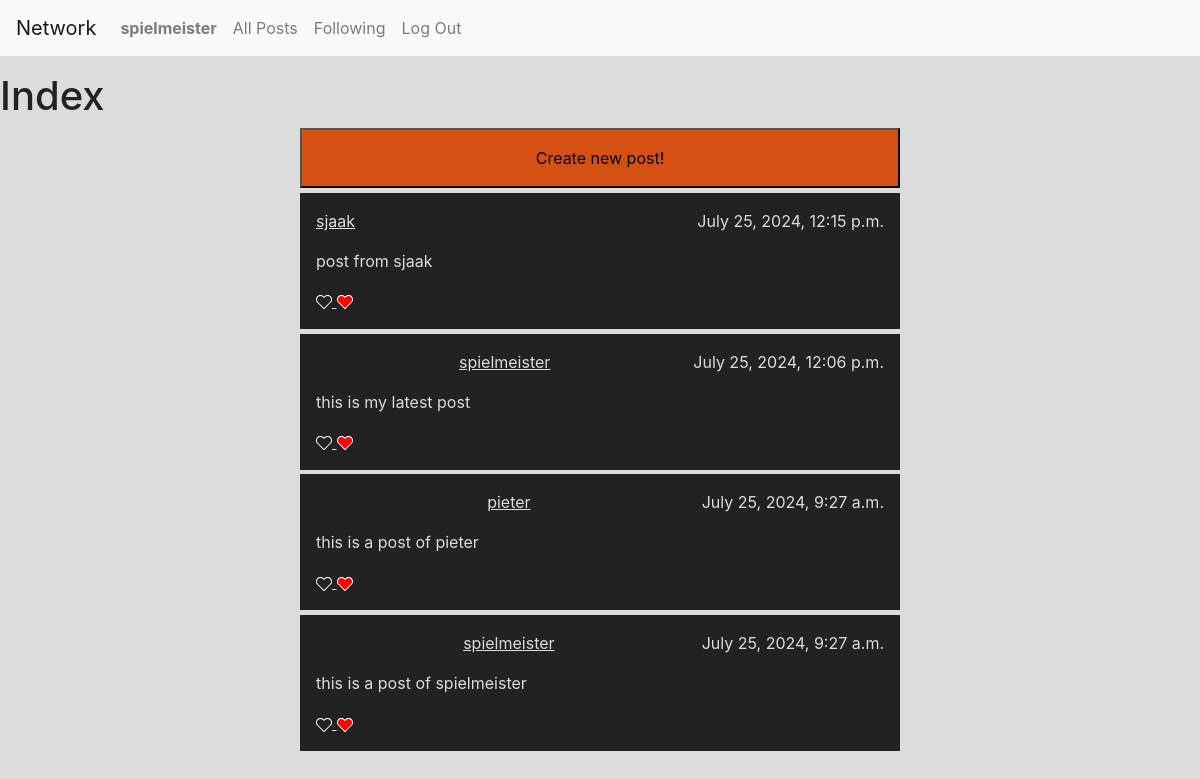
/ (signed in), run on the app's committed database.
### network/models.py (models this page shows)
class User(AbstractUser):
    pass

class Post(models.Model):
    user = models.ForeignKey(User, on_delete=models.CASCADE)
    content = models.CharField(max_length=9999)
    timestamp = models.DateTimeField(default=timezone.now())

### network/views.py (the view, shortened to what this page needs)
# urls.py: path("", views.index, name="index"),
def index(request):
    result = Post.objects.all().order_by("-timestamp")
    p = Paginator(result, 10)
    try:
        page = int(request.GET.get("page", 1))
        if page == "" or page < 1:
            page = 1
        elif page > p.num_pages:
            page = p.num_pages
    except:
        page = 1
    posts = p.page(page).object_list
    next = False
    previous = False
    if page > 1:
        previous = page - 1
    if page < p.num_pages:
        next = page + 1
    return render(request, "network/index.html",{
        "posts":posts,
        "next": next,
        "previous": previous,
        "title": "Index",
        })

### network/templates/network/index.html (shortened to what this page needs)
{% extends "network/layout.html" %}
{% load static %}
{% block body %}
<h1>{{ title }}</h1>
<div id="post-list">
    {% if user.is_authenticated %}
    <button class="modal-show-button">Create new post!</button>
    {% endif %}
    {% for post in posts %}
    <div class="post">
        <div class="post-top">
            <p class="post-user"><a href="{% url 'profile' post.user.id%}">{{ post.user }}</a></p>
            <p class="post-timestamp">{{ post.timestamp }}</p>
        </div>
        <div class="post-body">
            <p>{{ post.content }}</p>
        </div>
        <div class="post-bottom">
            <a href="{% url 'like' post.id %}">
        </div>
    </div>
    {% endfor %}
</div>
{% endblock %}

### network/templates/network/layout.html (shortened to what this page needs)
{% load static %}
<!DOCTYPE html>
<html lang="en">
<head>
    <link rel="stylesheet" href="https://stackpath.bootstrapcdn.com/bootstrap/4.4.1/css/bootstrap.min.css"
>
    <link href="{% static 'network/styles/styles.css' %}" rel="stylesheet">
</head>
<body>
    <nav class="navbar navbar-expand-lg navbar-light bg-light">
        <a class="navbar-brand" href="#">Network</a>
        <div>
            <ul class="navbar-nav mr-auto">
                {% if user.is_authenticated %}
                <li class="nav-item">
                    <a class="nav-link" href="#"><strong>{{ user.username }}</strong></a>
                </li>
                {% endif %}
                <li class="nav-item">
                    <a class="nav-link" href="{% url 'index' %}">All Posts</a>
                </li>
                {% if user.is_authenticated %}
                <li class="nav-item">
                    <a class="nav-link" href="{% url 'followed' %}">Following</a>
                </li>
                <li class="nav-item">
                    <a class="nav-link" href="{% url 'logout' %}">Log Out</a>
                </li>
                {% endif %}
            </ul>
        </div>
    </nav>
    <div class="body">
        {% block body %}
        {% endblock %}
    </div>
</body>
</html>

### network/static/network/styles/styles.css (style rules this page uses)
nav { margin-bottom: 1em; }
body { background-color: #dcdcdc; color: #222222; }
#post-list { width: 100vw; display: flex; flex-direction: column; align-items: center; }
#post-list .modal-show-button { background-color: #d45113; color: black; width: 50vw; padding: 1em; margin-bottom: 0.3em; }
#post-list .post { width: 50vw; background-color: #222222; color: #dcdcdc; padding: 1em; margin-bottom: 0.3em; }
#post-list .post a { color: #dcdcdc; text-decoration: underline; }
#post-list .post .post-top { display: flex; flex-direction: row; justify-content: space-between; }
#post-list .post .post-bottom { display: flex; flex-direction: row; }
#post-list .post .post-bottom svg { width: 1em; height: 1em; }

### data on the page
User: username "spielmeister"
Post: user "sjaak", timestamp "July 25, 2024, 12:15 p.m.", content "post from sjaak"
Post: user "spielmeister", timestamp "July 25, 2024, 12:06 p.m.", content "this is my latest post"
Post: user "pieter", timestamp "July 25, 2024, 9:27 a.m.", content "this is a post of pieter"
Post: user "spielmeister", timestamp "July 25, 2024, 9:27 a.m.", content "this is a post of spielmeister"

### other printed values
{{ title }} "Index"
